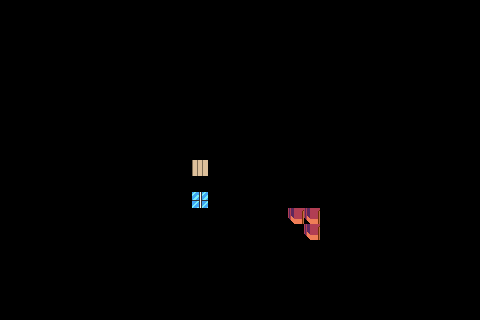

Tiled map render using the project's own tile images. Description and the whole map definition, tile-layer contents included, below:
An orthogonal 30x20 tile map with 16x16 px tiles, 1 tile layer (Tile Layer 1) and 1 object (mainSign).

<map version="1.10" tiledversion="1.12.1" orientation="orthogonal" renderorder="right-down" width="30" height="20" tilewidth="16" tileheight="16" infinite="0" nextlayerid="4" nextobjectid="7">
 <editorsettings>
  <export target="testing_map_v1.json" format="json" />
 </editorsettings>
 <tileset firstgid="1" source="City Tiles.tsx" />
 <layer id="1" name="Tile Layer 1" width="30" height="20">
  <data encoding="csv">
0,0,0,0,0,0,0,0,0,0,0,0,0,0,0,0,0,0,0,0,0,0,0,0,0,0,0,0,0,0,
0,0,0,0,0,0,0,0,0,0,0,0,0,0,0,0,0,0,0,0,0,0,0,0,0,0,0,0,0,0,
0,0,0,0,0,0,0,0,0,0,0,0,0,0,0,0,0,0,0,0,0,0,0,0,0,0,0,0,0,0,
0,0,0,0,0,0,0,0,0,0,0,0,0,0,0,0,0,0,0,0,0,0,0,0,0,0,0,0,0,0,
0,0,0,0,0,0,0,0,0,0,0,0,450,0,0,450,450,0,0,0,0,0,0,0,0,0,0,0,0,0,
0,0,39,0,40,0,0,0,0,0,0,0,450,450,450,450,0,0,0,0,0,0,0,0,0,0,0,0,0,0,
0,0,0,0,0,0,0,0,0,0,0,0,0,0,0,0,0,0,0,0,0,0,0,0,0,0,0,0,0,0,
0,0,71,0,104,0,0,0,0,0,0,0,0,0,0,0,0,0,0,0,0,0,0,0,0,0,0,0,0,0,
0,0,0,0,0,0,0,0,0,0,0,0,0,0,0,0,0,0,0,0,0,0,0,0,0,0,0,0,0,0,
0,0,103,103,104,0,0,0,0,0,0,0,0,0,0,0,0,0,0,0,0,0,0,0,0,0,0,0,0,0,
0,0,0,0,0,0,0,49,0,0,0,0,366,0,0,0,0,0,0,0,0,0,0,0,0,0,0,0,0,0,
0,0,103,0,104,0,0,49,0,0,0,0,0,0,0,0,0,0,0,0,0,0,0,0,0,0,0,0,0,0,
0,0,0,0,0,611,611,611,611,0,0,0,398,0,0,0,0,0,0,611,0,0,0,0,0,0,0,0,0,0,
0,611,611,611,611,611,611,611,611,611,611,611,611,611,449,611,450,0,451,451,0,0,0,0,0,0,0,0,0,0,
0,611,611,611,611,611,611,611,611,611,611,611,611,611,449,611,450,611,450,451,611,611,611,0,0,0,0,0,0,0,
0,611,611,611,611,611,611,611,611,611,611,611,611,611,611,611,450,450,611,611,611,611,611,611,0,0,0,0,0,0,
0,0,0,0,0,0,0,0,0,0,0,0,0,0,0,0,0,0,611,611,611,611,611,0,611,0,0,0,0,0,
0,0,0,0,0,0,0,0,0,0,0,0,0,0,0,0,0,0,0,0,611,611,611,0,0,611,0,0,0,0,
0,0,0,0,0,0,0,0,0,0,0,0,0,0,0,0,0,0,0,0,0,0,611,611,611,611,0,0,0,0,
0,0,0,0,0,0,0,0,0,0,0,0,0,0,0,0,0,0,0,0,0,0,0,0,0,0,0,0,0,0
</data>
 </layer>
 <objectgroup id="3" name="Interactables">
  <object id="6" name="mainSign" x="119" y="172.25">
   <properties>
    <property name="message" value="Welcome to the city!" />
    <property name="type" value="sign" />
   </properties>
  </object>
 </objectgroup>
</map>
